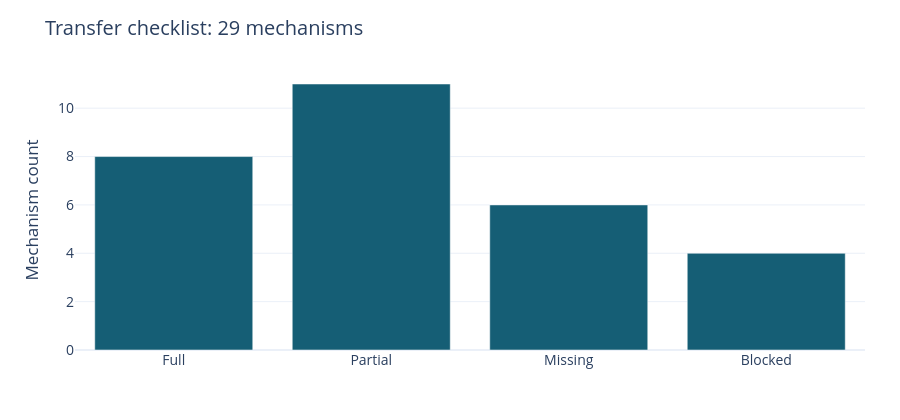

Here is the notebook cell this chart was saved with:
### Markdown cell above
## Winner-technique coverage
The inventory spans 9 competitions, 15 solution lineages and 37 technique families. The chart below is the **29-mechanism high-confidence transfer checklist**, a subset of that inventory. Counts describe implementation coverage, not reproduced winning performance. Source attribution is documented in [the winner-transfer frontier](../docs/WINNER_TRANSFER_FRONTIER.md) and [research sources](../docs/SOURCES.md).

### Code cell
labels = ["Full", "Partial", "Missing", "Blocked"]
values = evidence["coverage"]
fig = go.Figure(go.Bar(x=labels, y=values, marker_color="#155e75"))
fig.update_layout(title="Transfer checklist: 29 mechanisms", yaxis_title="Mechanism count")
static, ax = plt.subplots(figsize=(10, 4))
ax.bar(labels, values, color="#155e75")
ax.set(ylabel="Mechanism count", title="Transfer checklist: 29 mechanisms")
for i, value in enumerate(values):
    ax.text(i, value + .15, str(value), ha="center")
display_chart(fig, static)

### Figure 1 — Plotly figure (JSON) as saved in the notebook; plotly's stock layout.template omitted (floating-point values rounded to 4 significant figures)
{"data": [{"marker": {"color": "#155e75"}, "type": "bar", "x": ["Full", "Partial", "Missing", "Blocked"], "y": [8, 11, 6, 4]}], "layout": {"font": {"size": 14}, "height": 420, "margin": {"b": 70, "l": 75, "r": 35, "t": 70}, "title": {"text": "Transfer checklist: 29 mechanisms"}, "width": 900, "yaxis": {"title": {"text": "Mechanism count"}}}}
